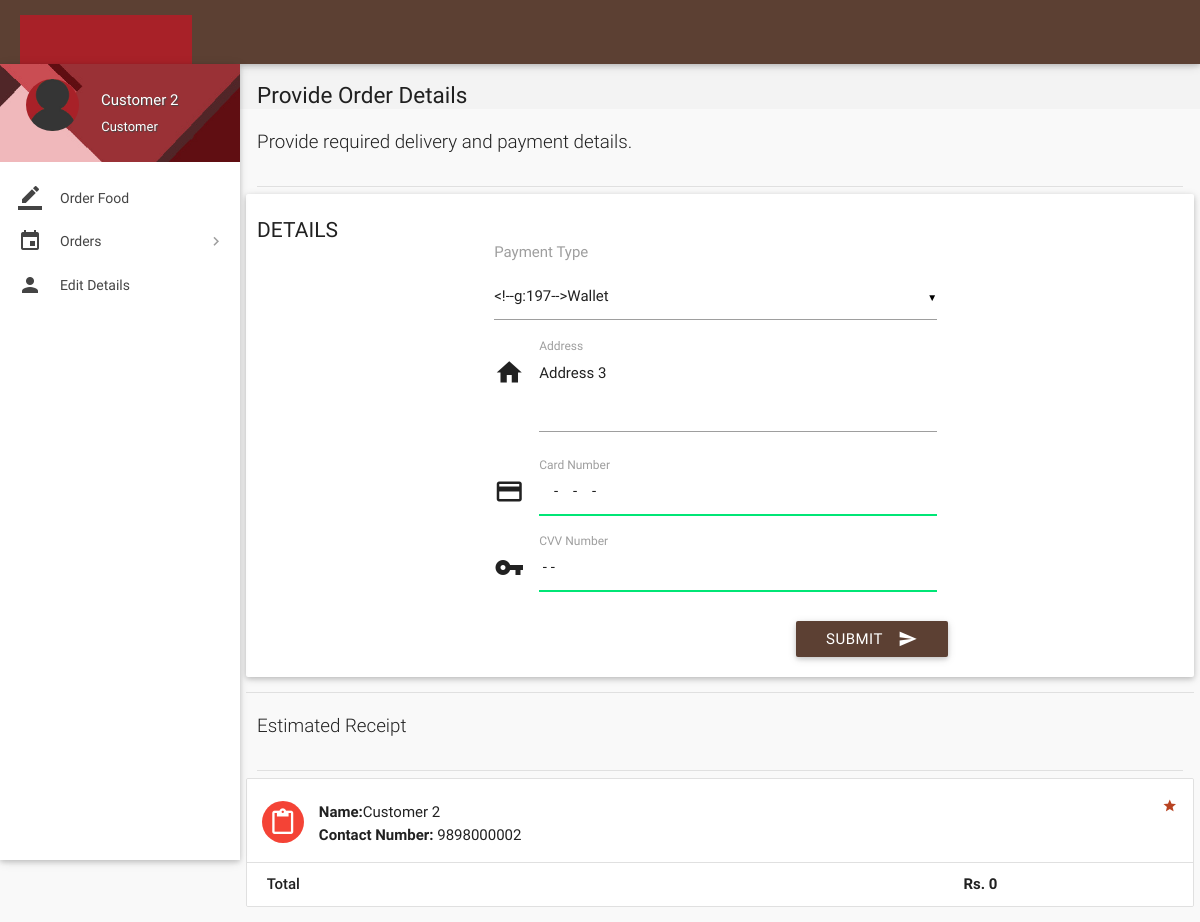
The page /account/place-order.php (signed in) on the database its author committed.
### tables this page shows
CREATE TABLE `users` (
  `id` int(11) NOT NULL,
  `role` varchar(15) NOT NULL DEFAULT 'Customer',
  `name` varchar(15) NOT NULL,
  `username` varchar(100) NOT NULL,
  `password` varchar(16) NOT NULL,
  `email` varchar(35) DEFAULT NULL,
  `address` varchar(300) DEFAULT NULL,
  `contact` bigint(11) NOT NULL,
  `verified` tinyint(1) NOT NULL DEFAULT '0',
  `deleted` tinyint(4) NOT NULL DEFAULT '0'
);

### account/includes/wallet.php (called while the page is built, shortened)
<?php
$user_id=$_SESSION['user_id'];
?>

### account/includes/connect.php (called while the page is built, shortened)
<?php
$role = $_SESSION['role'];
?>

### account/place-order.php (the view, shortened to what this page needs)
<?php
include 'includes/connect.php';
include 'includes/wallet.php';
$total = 0;
	if($_SESSION['customer_sid']==session_id())
	{
$result = mysqli_query($con, "SELECT * FROM users where id = $user_id");
while($row = mysqli_fetch_array($result)){
$name = $row['name'];
$address = $row['address'];
$contact = $row['contact'];
}
		?>
<!DOCTYPE html>
<html lang="en">
<head>
  <link href="css/materialize.min.css" type="text/css" rel="stylesheet" media="screen,projection">
  <link href="css/style.min.css" type="text/css" rel="stylesheet" media="screen,projection">
  <link href="css/custom/custom.min.css" type="text/css" rel="stylesheet" media="screen,projection">
  <link href="js/plugins/perfect-scrollbar/perfect-scrollbar.css" type="text/css" rel="stylesheet" media="screen,projection">
</head>
<body>
  <header id="header" class="page-topbar">
        <div class="navbar-fixed">
            <nav class="navbar-color">
                <div class="nav-wrapper">
                    <ul class="left">
                      <li><h1 class="logo-wrapper"><a href="index.php" class="brand-logo darken-1"><img src="images/materialize-logo.png" alt="logo"></a> <span class="logo-text">Logo</span></h1></li>
                    </ul>
                </div>
            </nav>
        </div>
  </header>
  <div id="main">
    <div class="wrapper">
      <aside id="left-sidebar-nav">
        <ul id="slide-out" class="side-nav fixed leftside-navigation">
            <li class="user-details cyan darken-2">
            <div class="row">
                <div class="col col s4 m4 l4">
                    <img src="images/avatar.jpg" alt="" class="circle responsive-img valign profile-image">
                </div>
                <div class="col col s8 m8 l8">
                    <a class="btn-flat dropdown-button waves-effect waves-light white-text profile-btn" href="#" data-activates="profile-dropdown"><?php echo $name;?> <i class="mdi-navigation-arrow-drop-down right"></i></a>
                    <p class="user-roal"><?php echo $role;?></p>
                </div>
            </div>
            </li>
            <li class="bold"><a href="index.php" class="waves-effect waves-cyan"><i class="mdi-editor-border-color"></i> Order Food</a>
            </li>
                <li class="no-padding">
                    <ul class="collapsible collapsible-accordion">
                        <li class="bold"><a class="collapsible-header waves-effect waves-cyan"><i class="mdi-editor-insert-invitation"></i> Orders</a>
                        </li>
                    </ul>
                </li>
            <li class="bold"><a href="details.php" class="waves-effect waves-cyan"><i class="mdi-social-person"></i> Edit Details</a>
            </li>
        </ul>
        </aside>
      <section id="content">
        <div id="breadcrumbs-wrapper">
          <div class="container">
            <div class="row">
              <div class="col s12 m12 l12">
                <h5 class="breadcrumbs-title">Provide Order Details</h5>
              </div>
            </div>
          </div>
        </div>
				<div class="container">
          <p class="caption">Provide required delivery and payment details.</p>
          <div class="divider"></div>
            <div class="row">
              <div class="col s12 m4 l3">
                <h4 class="header">Details</h4>
              </div>
<div>
                <div class="card-panel">
                  <div class="row">
                    <form class="formValidate col s12 m12 l6" id="formValidate" method="post" action="confirm-order.php" novalidate="novalidate">
                      <div class="row">
                        <div class="input-field col s12">
							<label for="payment_type">Payment Type</label><br><br>
                        </div>
                      </div>
                      <div class="row">
                        <div class="input-field col s12">
                          <i class="mdi-action-home prefix"></i>
							<textarea name="address" id="address" class="materialize-textarea validate" data-error=".errorTxt1"><?php echo $address;?></textarea>
							<label for="address" class="">Address</label>
                        </div>
                      </div>
                      <div class="row">
                        <div class="input-field col s12">
                          <i class="mdi-action-credit-card prefix"></i>
							<input name="cc_number" id="cc_number" type="text" data-error=".errorTxt2" required>
							<label for="cc_number" class="">Card Number</label>
                        </div>
                      </div>
                      <div class="row">
                        <div class="input-field col s12">
                          <i class="mdi-communication-vpn-key prefix"></i>
							<input name="cvv_number" id="cvv_number" type="text" data-error=".errorTxt3" required>
							<label for="cvv_number" class="">CVV Number</label>
                        </div>
                      </div>
                      <div class="row">
                        <div class="row">
                          <div class="input-field col s12">
                            <button class="btn cyan waves-effect waves-light right" type="submit" name="action">Submit
                              <i class="mdi-content-send right"></i>
                            </button>
                          </div>
                        </div>
                      </div>
                    </form>
                  </div>
                </div>
              </div>
            <div class="divider"></div>
          </div>
      </div>
        <div class="container">
          <p class="caption">Estimated Receipt</p>
          <div class="divider"></div>
<div id="work-collections" class="seaction">
<div class="row">
<div>
<ul id="issues-collection" class="collection">
<?php
    echo '<li class="collection-item avatar">
        <i class="mdi-content-content-paste red circle"></i>
        <p><strong>Name:</strong>'.$name.'</p>
		<p><strong>Contact Number:</strong> '.$contact.'</p>
        <a href="#" class="secondary-content"><i class="mdi-action-grade"></i></a>';
    echo '<li class="collection-item">
        <div class="row">
            <div class="col s7">
                <p class="collections-title"> Total</p>
            </div>
            <div class="col s2">
                <span>&nbsp;</span>
            </div>
            <div class="col s3">
                <span><strong>Rs. '.$total.'</strong></span>
            </div>
        </div>
    </li>';
?>
</ul>
                </div>
				</div>
                </div>
              </div>
            </div>
        </div>
</body>
</html>
<?php
	}
?>

### account/place-order.php (style rules this page uses)
.input-field label.active { width:100%; }

### rows shown on the page
users: name "Customer 2", address "Address 3", contact "9898000002"

### other values the page prints
$role "Customer"
$total "0"
